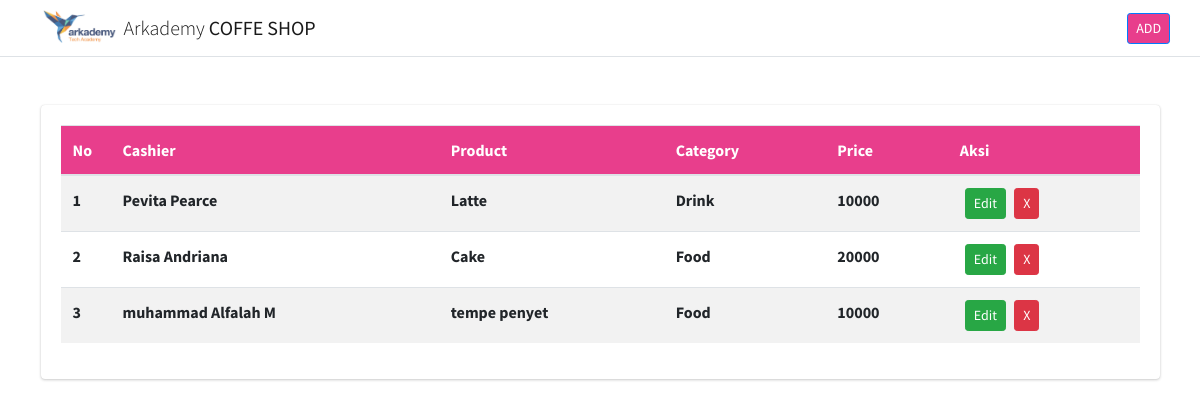
Screenshot of /6/C/index.php with the database file from the repository.
### tables this page shows
CREATE TABLE `product` (
  `id` int(11) NOT NULL,
  `name` varchar(100) NOT NULL,
  `price` float NOT NULL,
  `id_category` int(11) NOT NULL,
  `id_cashier` int(11) NOT NULL
);

CREATE TABLE `cashier` (
  `id` int(11) NOT NULL,
  `name` varchar(100) NOT NULL
);

CREATE TABLE `category` (
  `id` int(11) NOT NULL,
  `name` varchar(100) NOT NULL
);

### 6/C/config.php (called while the page is built, shortened)
<?php
	$database = 'arkademy';
?>

### 6/C/fungsi.php (called while the page is built, shortened)
<?php
	function getData( ) {
		include('config.php');
		$query  = "SELECT
						product.*,
						product.id as product_id,
						cashier.name as cashier_name,
						cashier.id as cahier_id,
						product.name as product_name,
						category.name as category_name,
						product.price as price
					from
						product
					INNER JOIN
						cashier on cashier.id = product.id_cashier
					INNER JOIN
						category on category.id = product.id_category
				";
		$result = mysqli_query($koneksi, $query);
		return mysqli_fetch_all( $result ,MYSQLI_ASSOC);
	}
	function getCashier() {
		include('config.php');
		$query  = "SELECT * FROM `cashier`";
		$result = mysqli_query($koneksi, $query);
		return mysqli_fetch_all( $result ,MYSQLI_ASSOC);
	}
	function getCategory(  ) {
		include('config.php');
		$query  = "SELECT * FROM `category`";
		$result = mysqli_query($koneksi, $query);
		return mysqli_fetch_all( $result ,MYSQLI_ASSOC);
	}
?>

### 6/C/index.php (the view, shortened to what this page needs)
<?php
    require("fungsi.php");
    $data = getData( ) ;
    $products = array();
    foreach( getData( )  as $product )
    {
        $products[ $product["id"] ] = $product;
    }
?>
<!DOCTYPE html>
<html>
<head>
    <link rel="stylesheet" href="./assets/plugins/fontawesome-free/css/all.min.css">
    <link rel="stylesheet" href="https://code.ionicframework.com/ionicons/2.0.1/css/ionicons.min.css">
    <link rel="stylesheet" href="./assets/plugins/icheck-bootstrap/icheck-bootstrap.min.css">
    <link rel="stylesheet" href="./assets/dist/css/adminlte.min.css">
</head>
<body class="hold-transition layout-top-nav layout-footer-fixed">
    <div class="wrapper">
        <nav class="main-header navbar navbar-expand navbar-light navbar-white">
            <div class="container">
                <a href="./" class="navbar-brand">
                    <img src="./assets/logo/coreigniter.png" alt="Coreigniter Logo" class="brand-image" style="opacity: .8">
                    <span class="brand-text font-weight-light">Arkademy <b>COFFE SHOP<b></b></span>
                </a>
                <ul class="navbar-nav ml-auto">
                    <li class="nav-item d-none d-sm-inline-block">
                        <button type="button" class="btn btn-primary btn-sm bg-pink" data-toggle="modal" style="margin-left: 5px;" data-target="#add_group_">
                            ADD</button>
                    </li>
                </ul>
            </div>
        </nav>
        <div class="row">
            <div class="col-12 p-5">
                <div class="card">
                    <div class="card-body">
                        <div class="table-responsive">
                            <table class="table table-striped  table-hover ">
                                <thead class="bg-pink ">
                                    <tr>
                                        <th style="width:50px">No</th>
                                        <th>Cashier</th>
                                        <th>Product</th>
                                        <th>Category</th>
                                        <th>Price</th>
                                        <th>Aksi</th>
                                    </tr>
                                </thead>
                                <tbody>
                                    <?php
                                        $no = 0;
                                        foreach( $data as $item ):
                                    ?>
                                         <tr>
                                            <td> <?= ++$no?> </td>
                                            <td> <?= $item["cashier_name"] ?> </td>
                                            <td> <?= $item["product_name"] ?> </td>
                                            <td> <?= $item["category_name"] ?> </td>
                                            <td> <?= $item["price"] ?> </td>
                                            <td>
                                                    <button type="button" class="btn btn-success btn-sm" data-toggle="modal" style="margin-left: 5px;" data-target="#edit_<?= $item["product_id"]?>">
                                                        Edit</button>
                                                <button type="button" class="btn btn-danger btn-sm" style="margin-left: 5px;" data-toggle="modal" data-target="#delete_<?= $item["product_id"]?>">
                                                    X</button>
                                            </td>
                                        </tr>
                                    <?php
                                        endforeach;
                                    ?>
                                </tbody>
                            </table>
                        </div>
                    </div>
                </div>
            </div>
        </div>
    </div>
</body>
</html>

### rows the page displays
product: id_cashier.name "Pevita Pearce", name "Latte", id_category.name "Drink", price "10000"
product: id_cashier.name "Raisa Andriana", name "Cake", id_category.name "Food", price "20000"
product: id_cashier.name "muhammad Alfalah M", name "tempe penyet", id_category.name "Food", price "10000"
